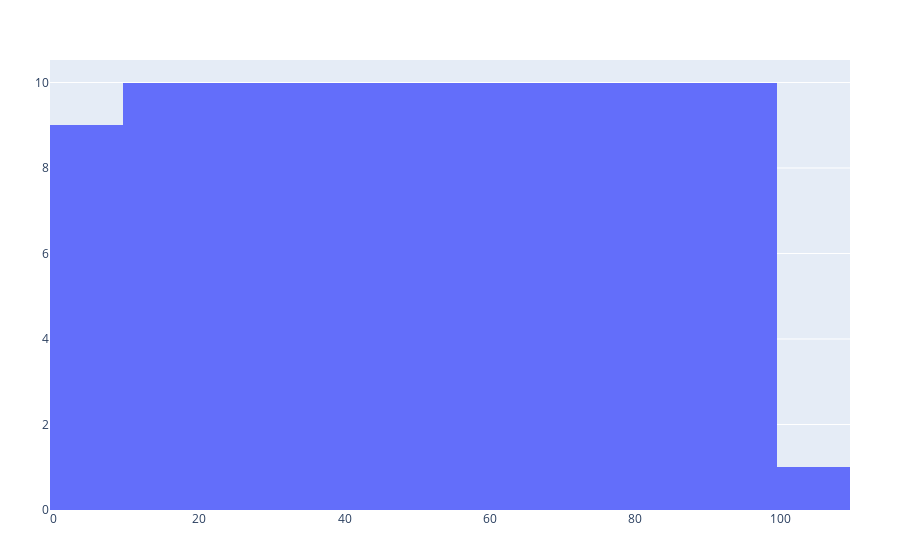

The cell this chart's notebook holds for it:
### Markdown cell above
## Plotsとは？
Plots.jl とは、Julia言語におけるデータの可視化のためのパッケージである。例えば、Plots.jlを使うことによって2次元平面上にグラフを書くことや3次元空間上にヒストグラムなどを書くことが出来る。Plots.jlの主な機能は、GRやPyPlotsなどのバックエンドの可視化パッケージをフロントエンドから制御することだ。つまり、Plots.jlを使用することによって異なるバックエンドパッケージを共通のオプションを介して制御することが可能になる。例えば、PyPlotとPlotlyJS上でヒストグラムを書く時

### Code cell
using PyPlot
data = [i for i in 1:100]
PyPlot.hist(data,)
yscale("log")
using PlotlyJS
PlotlyJS.plot(data, kind="histogram")

### Figure 1 — Plotly figure (JSON) as saved in the notebook; plotly's stock layout.template omitted (floating-point values rounded to 4 significant figures)
{"data": [{"type": "histogram", "x": [1, 2, 3, 4, 5, 6, 7, 8, 9, 10, 11, 12, 13, 14, 15, 16, 17, 18, 19, 20, 21, 22, 23, 24, 25, 26, 27, 28, 29, 30, 31, 32, 33, 34, 35, 36, 37, 38, 39, 40, 41, 42, 43, 44, 45, 46, 47, 48, 49, 50, 51, 52, 53, 54, 55, 56, 57, 58, 59, 60, 61, 62, 63, 64, 65, 66, 67, 68, 69, 70, 71, 72, 73, 74, 75, 76, 77, 78, 79, 80, 81, 82, 83, 84, 85, 86, 87, 88, 89, 90, 91, 92, 93, 94, 95, 96, 97, 98, 99, 100], "y": [1, 2, 3, 4, 5, 6, 7, 8, 9, 10, 11, 12, 13, 14, 15, 16, 17, 18, 19, 20, 21, 22, 23, 24, 25, 26, 27, 28, 29, 30, 31, 32, 33, 34, 35, 36, 37, 38, 39, 40, 41, 42, 43, 44, 45, 46, 47, 48, 49, 50, 51, 52, 53, 54, 55, 56, 57, 58, 59, 60, 61, 62, 63, 64, 65, 66, 67, 68, 69, 70, 71, 72, 73, 74, 75, 76, 77, 78, 79, 80, 81, 82, 83, 84, 85, 86, 87, 88, 89, 90, 91, 92, 93, 94, 95, 96, 97, 98, 99, 100]}], "layout": {"margin": {"b": 50, "l": 50, "r": 50, "t": 60}}}
